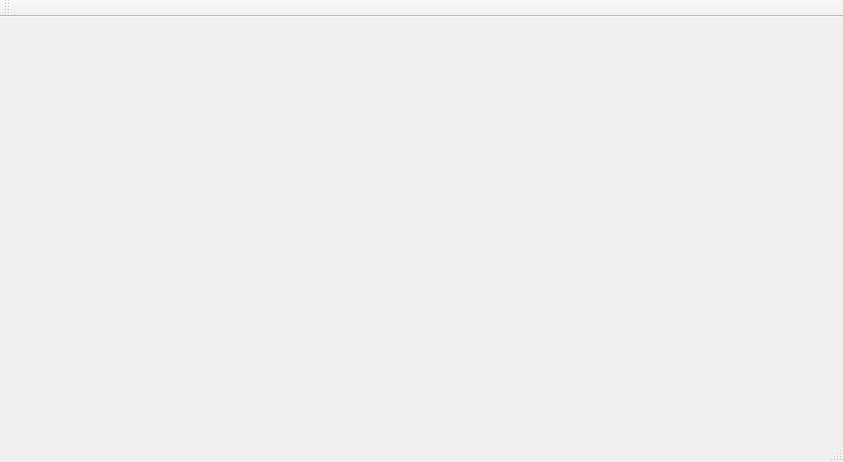
<?xml version="1.0" encoding="UTF-8"?>
<ui version="4.0">
 <class>MainWindow</class>
 <widget class="QMainWindow" name="MainWindow">
  <property name="geometry">
   <rect>
    <x>0</x>
    <y>0</y>
    <width>843</width>
    <height>462</height>
   </rect>
  </property>
  <property name="windowTitle">
   <string>MainWindow</string>
  </property>
  <widget class="QWidget" name="centralWidget">
   <property name="layoutDirection">
    <enum>Qt::LeftToRight</enum>
   </property>
   <layout class="QHBoxLayout" name="horizontalLayout_2">
    <property name="sizeConstraint">
     <enum>QLayout::SetDefaultConstraint</enum>
    </property>
    <property name="leftMargin">
     <number>5</number>
    </property>
    <property name="topMargin">
     <number>5</number>
    </property>
    <property name="rightMargin">
     <number>5</number>
    </property>
    <property name="bottomMargin">
     <number>5</number>
    </property>
   </layout>
  </widget>
  <widget class="QMenuBar" name="menuBar">
   <property name="geometry">
    <rect>
     <x>0</x>
     <y>0</y>
     <width>843</width>
     <height>25</height>
    </rect>
   </property>
  </widget>
  <widget class="QToolBar" name="mainToolBar">
   <attribute name="toolBarArea">
    <enum>TopToolBarArea</enum>
   </attribute>
   <attribute name="toolBarBreak">
    <bool>false</bool>
   </attribute>
  </widget>
  <widget class="QStatusBar" name="statusBar"/>
 </widget>
 <layoutdefault spacing="6" margin="11"/>
 <resources/>
 <connections/>
</ui>
